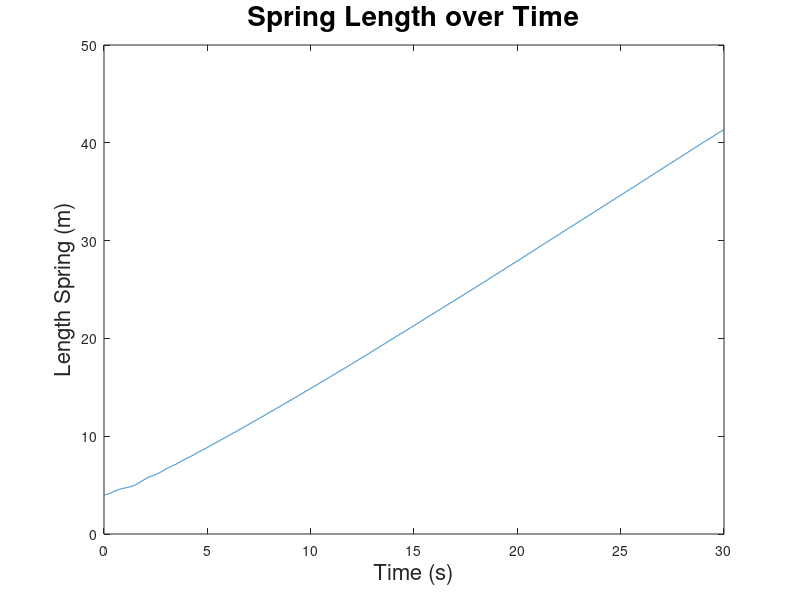
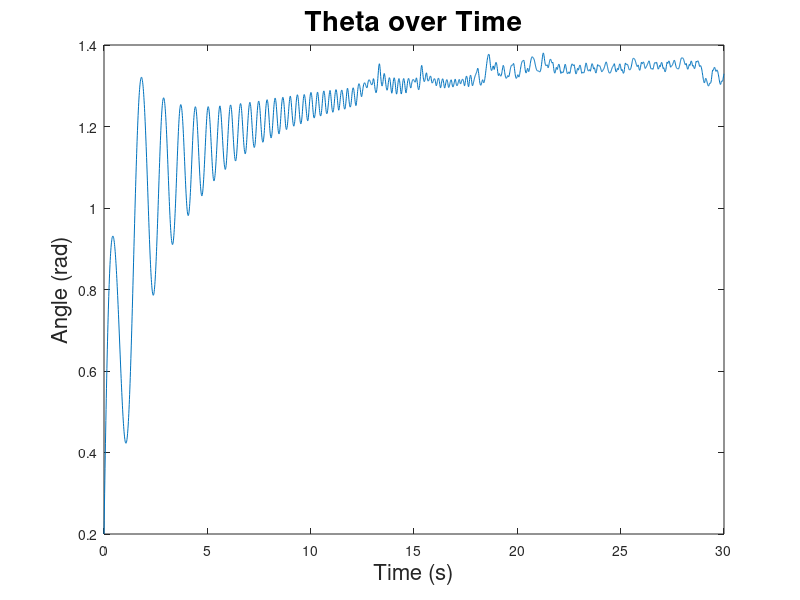

Source code (MATLAB) for these figures, in order:
function E2_Q8()      
    %% Specify initial conditions
    z1_0 = pi/5;    %theta
    z2_0 = 1.6; %theta dot
    z3_0 =4; %initial spring length
    z4_0=.2; %initial spring acceleration
    d=.8; %m, arm length of the spining column, constant
    omega=.5; %rad/sec
%%
    Z_0 = [z3_0, z4_0, z1_0, z2_0]; %z1 = ld,ldd,td,tdd
    t_span = [0:0.01:30];  %time span for simulation 
    [time, zout] = ode45(@sphpend_fun, t_span, Z_0);
%%
    function states = sphpend_fun(T, ZZ) %all phi = 0 b/c planar spring pendulum
        %% ICs:
        g = 9.81; % gravitational acceleration in m/s^2
        m = 1; % mass = 3.0 kg, assume rod has neglible mass
        k=2; %N/m, spring constant
        lo=1; %m 
        
        %Extract positions and velocities from incoming integrated vector
        ld=ZZ(2); td=ZZ(4);
        l=ZZ(1); t=ZZ(3);
        
        ldd=( ((k*(lo-l)-m*g*cos(t))/m) +(2*ld^2)+(l*ld^2)+(ld) )/(-l);
        T1=(ld);
        tdd=( -g*sin(t)+d*omega^2*cos(t)-2*omega*ld-2*omega*l*ld-omega*l)/-l;

        states = [ld;ldd; td;tdd];
    end

    figure;
    plot(time, zout(:,1))
    xlabel('Time (s)', 'FontSize', 16)
    ylabel('Length Spring (m)','FontSize', 16)
    title('Spring Length over Time','FontSize', 20)

    figure;
    plot(time, zout(:,2))
    xlabel('Time (s)', 'FontSize', 16)
    ylabel('Angle (rad)','FontSize', 16)
    title('Theta over Time','FontSize', 20)
end
